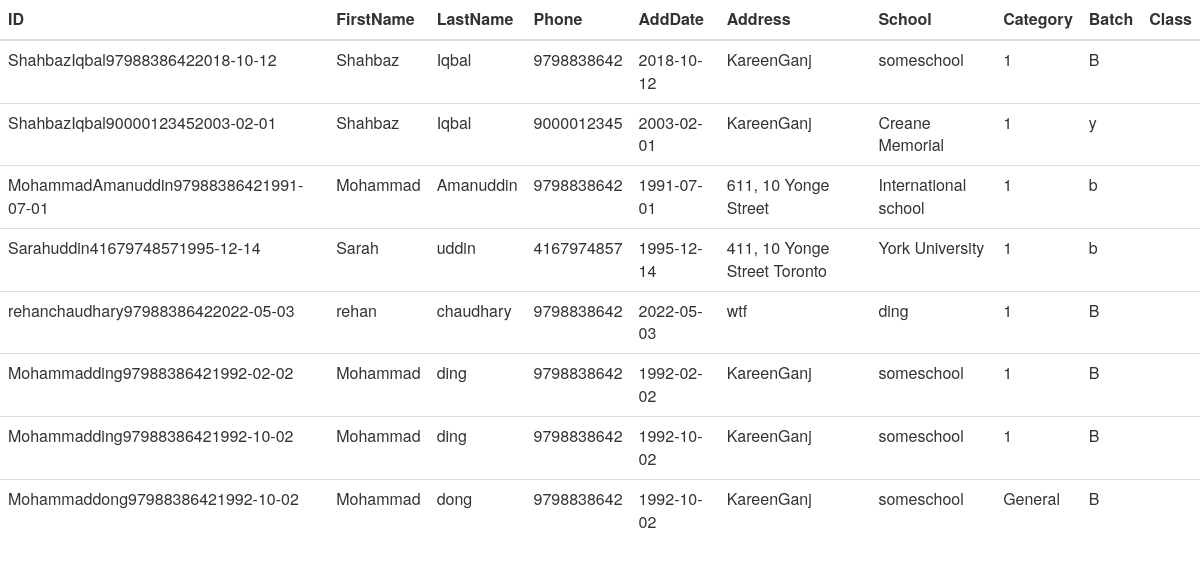
/students, run on the app's committed database.
### pathfindermanager.py (models this page shows, shortened)
class Pathfinder(db.Model):
	id=db.Column(db.String(100),nullable=False,primary_key=True,unique=True,autoincrement=False)
	firstname=db.Column(db.String(80),nullable=False)
	lastname=db.Column(db.String(80),nullable=False)
	middlename=db.Column(db.String(80),nullable=True)
	addr=db.Column(db.String(80),nullable=False)
	school=db.Column(db.String(80),nullable=True)
	fname=db.Column(db.String(80),nullable=True)
	phone=db.Column(db.Integer,nullable=True)
	batch=db.Column(db.String(4),nullable=True)
	dateAdd=db.Column(db.String(10),nullable=False)
	optradio=db.Column(db.String(10),nullable=False)

### pathfindermanager.py (the view)
@app.route("/students",methods=["GET"])
def show():
	stu=Pathfinder.query.all()
	return render_template("shows.html",stu=stu)

### templates/shows.html (shortened to what this page needs)
{% extends "layout.html" %}
{% block body %}
<table class="table" id="tb1">
  <thead>
    <tr>
      <th scope="col">ID</th>
      <th scope="col">FirstName</th>
      <th scope="col">LastName</th>
      <th scope="col">Phone</th>
	  <th scope="col">AddDate</th>
	  <th scope="col">Address</th>
      <th scope="col">School</th>
      <th scope="col">Category</th>
      <th scope="col">Batch</th>
	  <th scope="col">Class</th>
    </tr>
  </thead>
  <tbody>
   {% for itr in stu %}
   <tr>
      <td>{{itr.id}}</td> <td>{{itr.firstname}}</td> <td>{{itr.lastname}} </td> <td>{{itr.phone}} </td> <td> {{itr.dateAdd}} </td>
	  <td> {{itr.addr}} </td> <td>{{itr.school}}</td><td>{{itr.optradio}}</td> <td>{{itr.batch}}</td> <td>{{itr.class}}</td>
	</tr>
    {% endfor %}
  </tbody>
</table>
{% endblock %}

### data on the page
Pathfinder: id "ShahbazIqbal97988386422018-10-12", firstname "Shahbaz", lastname "Iqbal", phone "9798838642", dateAdd "2018-10-12", addr "KareenGanj", school "someschool", optradio "1", batch "B"
Pathfinder: id "ShahbazIqbal90000123452003-02-01", firstname "Shahbaz", lastname "Iqbal", phone "9000012345", dateAdd "2003-02-01", addr "KareenGanj", school "Creane Memorial", optradio "1", batch "y"
Pathfinder: id "MohammadAmanuddin97988386421991-07-01", firstname "Mohammad", lastname "Amanuddin", phone "9798838642", dateAdd "1991-07-01", addr "611, 10 Yonge Street", school "International school", optradio "1", batch "b"
Pathfinder: id "Sarahuddin41679748571995-12-14", firstname "Sarah", lastname "uddin", phone "4167974857", dateAdd "1995-12-14", addr "411, 10 Yonge Street Toronto", school "York University", optradio "1", batch "b"
Pathfinder: id "rehanchaudhary97988386422022-05-03", firstname "rehan", lastname "chaudhary", phone "9798838642", dateAdd "2022-05-03", addr "wtf", school "ding", optradio "1", batch "B"
Pathfinder: id "Mohammadding97988386421992-02-02", firstname "Mohammad", lastname "ding", phone "9798838642", dateAdd "1992-02-02", addr "KareenGanj", school "someschool", optradio "1", batch "B"
Pathfinder: id "Mohammadding97988386421992-10-02", firstname "Mohammad", lastname "ding", phone "9798838642", dateAdd "1992-10-02", addr "KareenGanj", school "someschool", optradio "1", batch "B"
Pathfinder: id "Mohammaddong97988386421992-10-02", firstname "Mohammad", lastname "dong", phone "9798838642", dateAdd "1992-10-02", addr "KareenGanj", school "someschool", optradio "General", batch "B"
